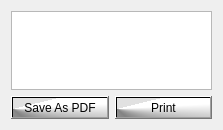
            <widget class="QWidget" name="About">
             <property name="geometry">
              <rect>
               <x>0</x>
               <y>0</y>
               <width>223</width>
               <height>130</height>
              </rect>
             </property>
             <attribute name="label">
              <string>About</string>
             </attribute>
             <layout class="QVBoxLayout" name="verticalLayout_49">
              <item>
               <layout class="QVBoxLayout" name="verticalLayout_46">
                <item>
                 <widget class="QTextEdit" name="about"/>
                </item>
                <item>
                 <layout class="QHBoxLayout" name="horizontalLayout_31">
                  <item>
                   <widget class="QPushButton" name="SaveAsAbout">
                    <property name="styleSheet">
                     <string notr="true">background-color: qconicalgradient(cx:0, cy:0.574, angle:49.9, stop:0.323864 rgba(225, 225, 225, 255), stop:0.647727 rgba(131, 131, 131, 255), stop:0.903409 rgba(255, 255, 255, 255));
color: rgb(0, 0, 0);</string>
                    </property>
                    <property name="text">
                     <string>Save As PDF</string>
                    </property>
                   </widget>
                  </item>
                  <item>
                   <widget class="QPushButton" name="printabout">
                    <property name="styleSheet">
                     <string notr="true">
background-color: qconicalgradient(cx:0, cy:0.574, angle:49.9, stop:0.323864 rgba(225, 225, 225, 255), stop:0.647727 rgba(131, 131, 131, 255), stop:0.903409 rgba(255, 255, 255, 255));
color: rgb(0, 0, 0);</string>
                    </property>
                    <property name="text">
                     <string>Print</string>
                    </property>
                   </widget>
                  </item>
                 </layout>
                </item>
               </layout>
              </item>
             </layout>
            </widget>
